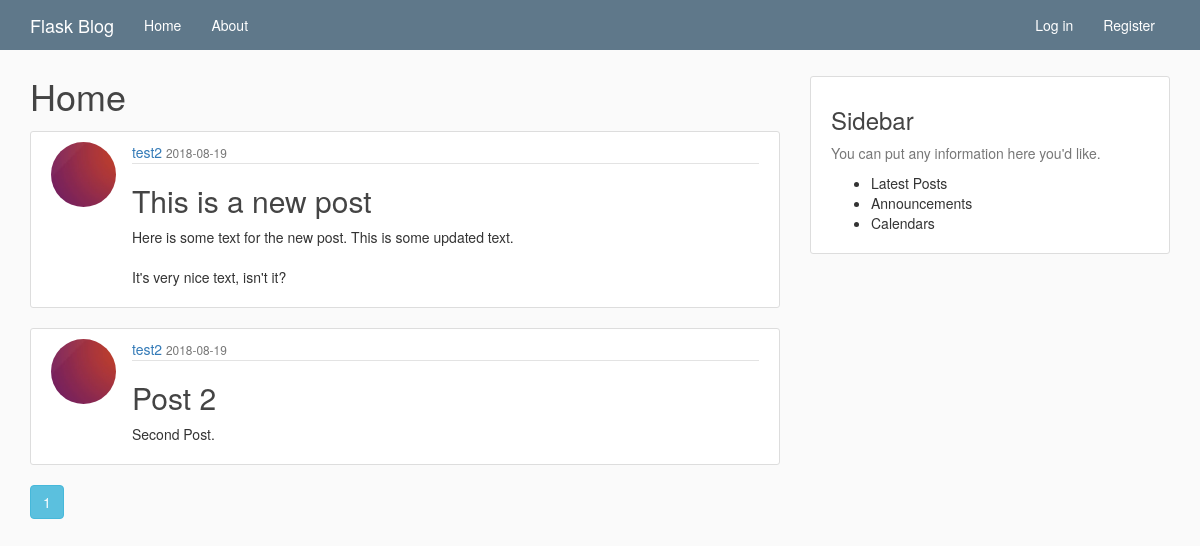
The app's page /home, older data.
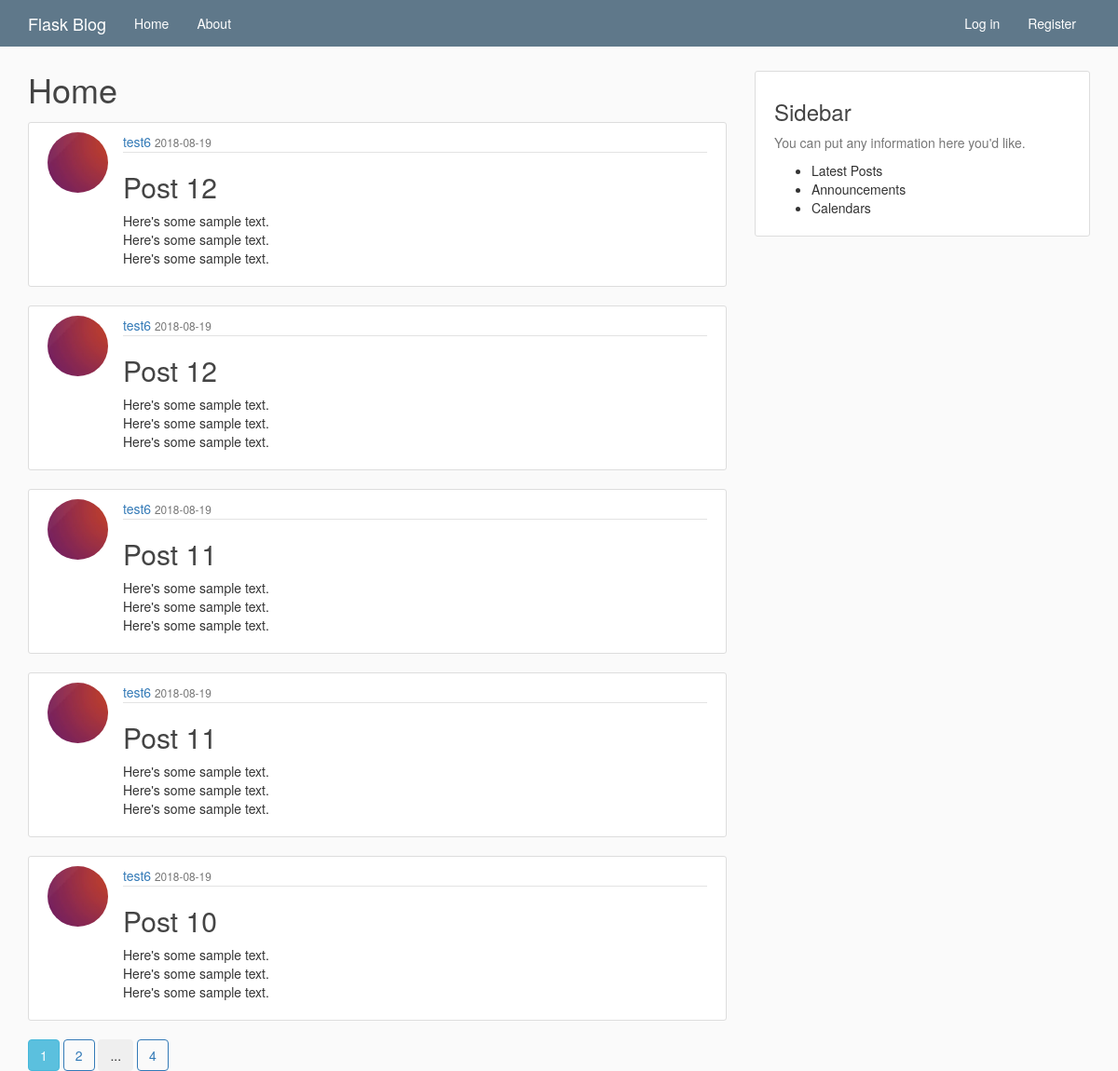
The same page, newer data.
### flaskblog/models.py (models this page shows, shortened)
class Post(db.Model):
  id = db.Column(
      db.Integer, primary_key=True)
  title = db.Column(
      db.String(100), nullable=False)
  date_posted = db.Column(
      db.DateTime, nullable=False, default=datetime.utcnow)
  content = db.Column(
      db.Text, nullable=False)
  user_id = db.Column(
      db.Integer, db.ForeignKey('user.id'), nullable=False)

class User(db.Model, UserMixin):
  id = db.Column(
      db.Integer, primary_key=True)
  username = db.Column(
      db.String(20), unique=True, nullable=False)
  email = db.Column(
      db.String(120), unique=True, nullable=False)
  image_file = db.Column(
      db.String(20), nullable=False,
      default='default.jpg')  # Store for image hash
  password = db.Column(db.String(60), nullable=False)
  posts = db.relationship('Post', backref='author', lazy=True)

### flaskblog/main/routes.py (the view)
@main.route('/')
@main.route('/home')  # Second route decorator for multiple redirects
def home():
  page = request.args.get('page', 1, type=int)
  posts = Post.query.order_by(
      Post.date_posted.desc()).paginate(page=page, per_page=5)
  return render_template('home.html', posts=posts)

### flaskblog/templates/home.html
{% extends "layout.html" %}
{% block content %}
    <h1>Home</h1>
  {% for post in posts.items %}
    <article class="media content-section">
      <img src="{{ url_for('static', filename='profile_pics/' + post.author.image_file) }}" class="rounded-circle article-img">
      <div class="media-body">
        <div class="article-metadata">
          <a href="{{ url_for('users.user_posts', username=post.author.username) }}" class="mr-2">{{ post.author.username }}</a>
          <small class="text-muted">{{ post.date_posted.strftime('%Y-%m-%d') }}</small>
        </div>
        <h2>
          <a href="{{ url_for('posts.post', post_id=post.id) }}" class="article-title">{{ post.title }}</a>
        </h2>
        <p class="article-content">{{ post.content }}</p>
      </div>
    </article>
  {% endfor %}
  {% for page_num in posts.iter_pages(left_edge=1, right_edge=1, left_current=1, right_current=2) %}
      {% if page_num %}
        {% if posts.page == page_num %}
          <a href="{{ url_for('main.home', page=page_num) }}" class="btn btn-info mb-4">{{ page_num }}</a>
        {% else %}
          <a href="{{ url_for('main.home', page=page_num) }}" class="btn btn-outline-info mb-4">{{ page_num }}</a>
        {% endif %}
      {% else %}
        <button type="button" class="btn btn-outline-secondary">...</button>
      {% endif %}
  {% endfor %}
{% endblock content %}

Row changes from the older to the newer data that the page shows:
no longer on this page (row unchanged): Post: image_file (placeholder picture), author.username "test2", date_posted "2018-08-19", title "This is a new post", content "Here is some text for the new post. This is some updated text. It's very nice text, isn't it?"
no longer on this page (row unchanged): Post: image_file (placeholder picture), author.username "test2", date_posted "2018-08-19", title "Post 2", content "Second Post."
added Post: image_file (placeholder picture), author.username "test6", date_posted "2018-08-19", title "Post 12", content "Here's some sample text. Here's some sample text. Here's some sample text."
added Post: image_file (placeholder picture), author.username "test6", date_posted "2018-08-19", title "Post 12", content "Here's some sample text. Here's some sample text. Here's some sample text."
added Post: image_file (placeholder picture), author.username "test6", date_posted "2018-08-19", title "Post 11", content "Here's some sample text. Here's some sample text. Here's some sample text."
added Post: image_file (placeholder picture), author.username "test6", date_posted "2018-08-19", title "Post 11", content "Here's some sample text. Here's some sample text. Here's some sample text."
added Post: image_file (placeholder picture), author.username "test6", date_posted "2018-08-19", title "Post 10", content "Here's some sample text. Here's some sample text. Here's some sample text."
Text that changed along with them:
new list line: "2"
new list line: "4"
